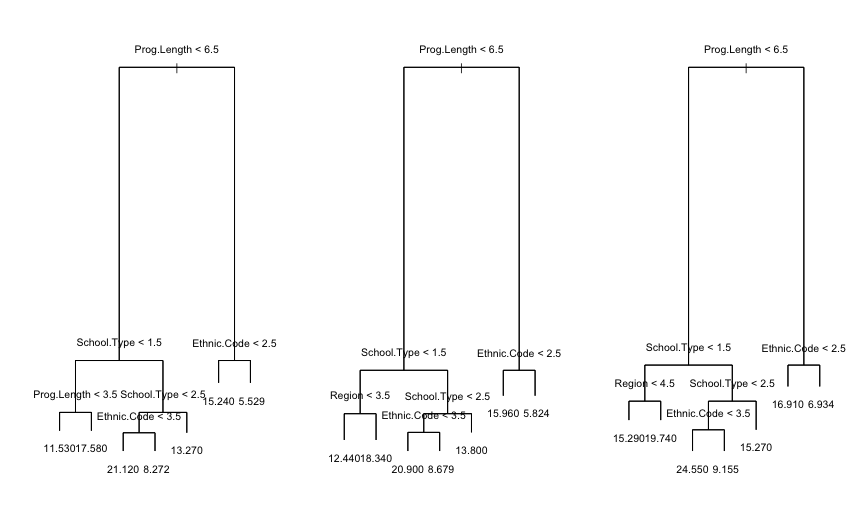

This figure's R source:


set.seed(1)

##Year 13
#sample w/o replacement
train13 = sample(1:nrow(newyear13),nrow(newyear13)*0.7)

tree.13=tree(DRate.1~.,newyear13,subset=train13)

summary(tree.13)

plot(tree.13)
text(tree.13,pretty=0)

cv.13=cv.tree(tree.13)

plot(cv.13$size,cv.13$dev,type='b')

prune.13=prune.tree(tree.13,best=9)

plot(prune.13)
text(prune.13,pretty = 0)

##Year12

#sample w/o replacement
train12 = sample(1:nrow(newyear12),nrow(newyear12)*0.7)

tree.12=tree(DRate.2~.,newyear12,subset=train12)

summary(tree.12)

plot(tree.12)
text(tree.12,pretty=0)

cv.12=cv.tree(tree.12)

plot(cv.12$size,cv.12$dev,type='b')

prune.12=prune.tree(tree.12,best=12)

plot(prune.12)
text(prune.12,pretty = 0)


##Year 11
set.seed(1)

#sample w/o replacement
train11 = sample(1:nrow(newyear11),nrow(newyear11)*0.7)

tree.11=tree(DRate.3~.,newyear11,subset=train11)

summary(tree.11)

plot(tree.11)
text(tree.11,pretty=0)

cv.11=cv.tree(tree.11)

plot(cv.11$size,cv.11$dev,type='b')

prune.11=prune.tree(tree.11,best=13)

plot(prune.11)
text(prune.11,pretty = 0)

## Plot 2

par(mfrow=c(1,3))
plot(prune.13)
text(prune.13,pretty = 0)
plot(prune.12)
text(prune.12,pretty = 0)
plot(prune.11)
text(prune.11,pretty = 0)
